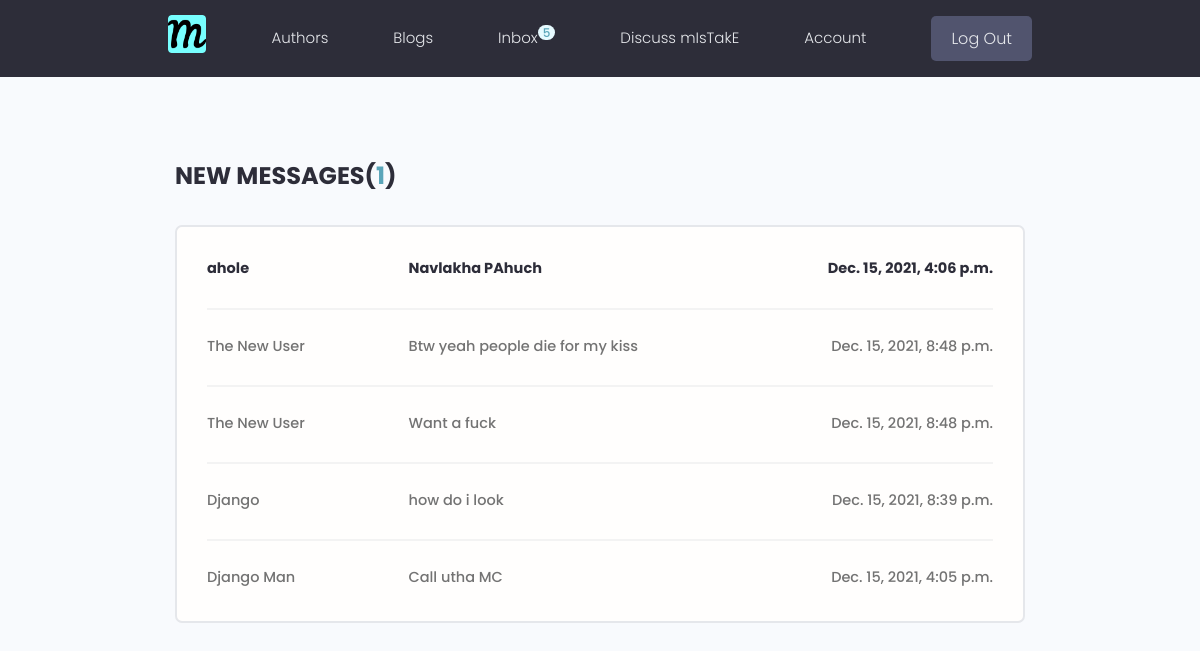
The page /users/inbox/ (signed in) on the database its author committed.
### users/models.py (models this page shows, shortened)
class Profile(models.Model):
    user = models.OneToOneField(
        User, on_delete=models.CASCADE, null=True, blank=True)
    name = models.CharField(max_length=200, null=True, blank=True)
    email = models.EmailField(
        max_length=400, unique=True, null=True, blank=True)
    username = models.CharField(max_length=200, blank=True, null=True)
    location = models.CharField(max_length=200, default="Earth, Milky Way")
    short_intro = models.CharField(
        max_length=300, default="BTW, I never wrote an intro BD")
    bio = models.TextField(blank=True, null=True)
    profile_image = CloudinaryField('image', default='default.jpg')
    social_instagram = models.CharField(max_length=200, null=True, blank=True)
    social_facebook = models.CharField(max_length=200, null=True, blank=True)
    social_twitter = models.CharField(max_length=200, null=True, blank=True)
    social_linkedin = models.CharField(max_length=200, null=True, blank=True)
    social_youtube = models.CharField(max_length=200, null=True, blank=True)
    social_website = models.CharField(max_length=200, null=True, blank=True)
    created = models.DateTimeField(auto_now_add=True)
    id = models.UUIDField(default=uuid.uuid4,
                          primary_key=True, unique=True, editable=False)
    class Meta:
        ordering = ['-created']

class Message(models.Model):
    sender = models.ForeignKey(
        Profile, on_delete=SET_NULL, null=True, blank=True)
    recipient = models.ForeignKey(
        Profile, on_delete=SET_NULL, null=True, blank=True, related_name="messages")
    name = models.CharField(max_length=200, default="")
    email = models.EmailField(max_length=200, null=True, blank=True)
    subject = models.CharField(max_length=200, null=True, blank=True)
    body = models.TextField()
    is_read = models.BooleanField(default=False, null=True)
    created = models.DateTimeField(auto_now_add=True)
    id = models.UUIDField(default=uuid.uuid4, unique=True,
                          primary_key=True, editable=False)
    class Meta:
        ordering = ['is_read', '-created']

### users/views.py (the view)
# urls.py: path('inbox/', views.inbox, name="inbox"),
@login_required(login_url='login')
def inbox(request):
    context = {}
    try:
        profile = request.user.profile
        messageList = profile.messages.all()
        unreadCount = messageList.filter(is_read=False).count()
        context = {'messageList': messageList, 'unreadCount': unreadCount}
    except:
        messages.error(
            request, "Some error occured TRY AGAIN or TROUBLESHOOT!!")
    return render(request, 'users/inbox.html', context)

### users/templates/users/inbox.html
{% extends 'main.html' %}
{% block content %}
<main class="inbox my-xl">
	<div class="content-box">
		<h3 class="inbox__title">New Messages(<span>{{unreadCount}}</span>)</h3>
		<ul class="messages">
			{% if messageList %}
			{% for message in messageList %}
			{% if message.is_read %}
			<li class="message">
				{% else %}
			<li class="message message--unread">
				{% endif %}
				<a href="{% url 'message' message.id%}">
					<span class="message__author">{{message.sender.name}}</span>
					<span class="message__subject">{{message.subject}}</span>
					<span class="message__date">{{message.created}}</span>
				</a>
			</li>
			{% endfor %}
			{% else %}
			<p style='display: flex;align-items: center;justify-content: center;'><i>You have no messages &nbsp;</i> <i
					class="im im-mail"></i></p>
			{% endif %}
		</ul>
	</div>
</main>
{% endblock content %}

### templates/navbar.html (shortened to what this page needs)
{% load static %}
<div>
  <header class="header" >
    <div class="container container--narrow">
      <a href="{% url 'blogs'%}" class="header__logo">
        <img src="{% static 'images/favicon/android-chrome-512x512.png'%}" alt="Mistakes - We make mistakes logo" />
      </a>
      <nav class="header__nav">
        <ul class="header__menu">
          <li class="header__menuItem"><a href="{% url 'profiles' %}">Authors</a></li>
          <li class="header__menuItem"><a href="{% url 'blogs' %}">Blogs</a></li>
          {% if request.user.is_authenticated %}
          <li class="header__menuItem"><a href="{% url 'inbox' %}">Inbox<sup class='tag tag--pill tag--main'
                style="padding:5px;height:15px">{{request.user.profile.messages.all.count}}</sup></a>
          </li>
          <li class="header__menuItem"><a href="{% url 'create-blog' %}?next=account"> Discuss mIsTakE</a></li>
          <li class="header__menuItem"><a href="{% url 'account' %}"> Account </a></li>
          <li class="header__menuItem"><a href="{% url 'logout' %}" class="btn btn--sub">Log Out</a></li>
          {% else %}
          <li class="header__menuItem"><a href="{% url 'login' %}" class="btn btn--sub">Login/Sign Up</a></li>
          {% endif %}
        </ul>
      </nav>
    </div>
  </header>
  <div>

### static/styles/app.css (style rules this page uses)
:root { --color-sub: #2d2d39; }
.btn--sub { background-color: var(--color-sub-light); }
img { width: 100%; }
.content-box { width: 95%; max-width: 85rem; margin: 0 auto; }
.header { position: sticky; z-index: 111; background-color: var(--color-sub); padding: 1.5rem 0; }
.header>.container { display: flex; justify-content: space-between; align-items: center; }
.header__logo>img { height: 3.8rem; }
.header__nav>ul { display: inline-flex; align-items: center; list-style: none; gap: 6.5rem; }
.header__menuItem>a { color: var(--color-light); font-weight: 300; }
.inbox { height: 90vh; }
.inbox__title, .inbox__title span { font-size: 2.4rem; font-weight: 700; color: var(--color-sub); text-transform: uppercase; text-align: left; margin-bottom: 3rem; }
.inbox__title span { color: var(--color-main); }
.messages { list-style: none; background: var(--color-white); padding: 0.5rem 3rem; border: 2px solid var(--color-light); border-radius: 0.7rem; }
.message { padding: 2.5rem 0; }
.message>a span { font-size: 1.45rem; font-weight: 500; }
.message.message--unread a span { font-weight: 700; color: var(--color-sub); }
.message:not(:last-child) { border-bottom: 2px solid var(--color-white-light); }
.message>a { display: flex; gap: 1rem; }
.message__author, .message__date { flex-basis: 25%; }
.message__subject { flex-basis: 50%; }
.message__date { text-align: right; }

### static/uikit/styles/modules/_variables.css (style rules this page uses)
:root { --color-main: #5aa5b9; --color-main-light: #e6faff; --color-sub: #3f4156; --color-sub-light: #51546e; --color-sub-lighter: #ededfd; --color-text: #737373; --color-gray: #8b8b8b; --color-light: #e5e7eb; --color-light-gray: #767676; --color-bg: #f8fafd; --color-white: #fffefd; --color-white-light: #f3f3f3; --color-success: #359e64; --color-success-bg: #def8e8; --color-error: #fc4b0b; --color-error-bg: #fff2ee; --font-base: 'Poppins', arial, helvetica, 'Segoe UI', roboto, ubuntu, sans-serif; --font-monospace: 'Fira Code', 'Courier New', courier, monospace; --font-regular: 300; --font-medium: 500; --font-bold: 700; --generic-shadow: 1px 1px 5px #00000010; --generic-transition: all 0.3s ease-in-out; }

### static/uikit/styles/modules/_base.css (style rules this page uses)
* { margin: 0; padding: 0; box-sizing: border-box; text-rendering: optimizeLegibility; color: inherit; font-size: inherit; }
html { font-size: 50%; }
@media only screen and (min-width: 480px) { html { font-size: 56.25%; } }
@media only screen and (min-width: 1200px) { html { font-size: 62.5%; } }
body { line-height: 1.6; font-weight: 400; font-size: 1.5rem; color: var(--color-text); background-color: var(--color-bg); min-height: 100vh; }

### static/uikit/styles/modules/_typography.css (style rules this page uses)
* { font-family: var(--font-base); }
h3 { font-size: 3.2rem; font-weight: var(--font-medium); }
p, span, strong { font-size: 1.6rem; color: var(--color-text); font-weight: var(--font-regular); }
a { padding-bottom: 2px; text-decoration: none; display: inline-block; color: var(--color-main); font-weight: var(--font-medium); }

### static/uikit/styles/modules/_utilities.css (style rules this page uses)
.container { width: 92%; max-width: 165rem; margin: 0 auto; box-sizing: border-box; }
.container--narrow { width: 92%; max-width: 120rem; }
@media screen and (min-width: 1000px) { .container { width: 90%; } }
@media screen and (min-width: 1000px) { .container--narrow { width: 85%; } }
@media screen and (min-width: 1200px) { .container { width: 80%; } }
@media screen and (min-width: 1200px) { .container--narrow { width: 72%; } }
.my-xl { margin: 8rem auto; }

### static/uikit/styles/modules/_button.css (style rules this page uses)
.btn { display: inline-block; position: relative; cursor: pointer; background-color: var(--color-light); font-weight: var(--font-medium); color: var(--color-sub); text-decoration: none; padding: 1rem 2rem; border-radius: 0.5rem; border: none; width: -webkit-fit-content; width: -moz-fit-content; width: fit-content; height: -webkit-fit-content; height: -moz-fit-content; height: fit-content; font-size: 1.6rem; outline-width: 0; outline-color: transparent; -webkit-backface-visibility: hidden; backface-visibility: hidden; transition: all 0.3s ease-in-out; }
.btn--sub { background-color: var(--color-sub); color: var(--color-white); }

### static/uikit/styles/modules/_tag.css (style rules this page uses)
.tag { display: inline-flex; align-items: center; background-color: var(--color-sub); height: -webkit-fit-content; height: -moz-fit-content; height: fit-content; width: -webkit-fit-content; width: -moz-fit-content; width: fit-content; border-radius: 0.5rem; padding: 0.5rem 1.5rem; font-size: 1.2rem; cursor: pointer; }
.tag--pill { border-radius: 5rem; }
.tag--main, .tag--main > small { background: var(--color-main-light); color: var(--color-main); font-weight: 500; }

### rows shown on the page
Message: sender.name "ahole", subject "Navlakha PAhuch", created "Dec. 15, 2021, 4:06 p.m."
Message: sender.name "The New User", subject "Btw yeah people die for my kiss", created "Dec. 15, 2021, 8:48 p.m."
Message: sender.name "The New User", subject "Want a fuck", created "Dec. 15, 2021, 8:48 p.m."
Message: sender.name "Django", subject "how do i look", created "Dec. 15, 2021, 8:39 p.m."
Message: sender.name "Django Man", subject "Call utha MC", created "Dec. 15, 2021, 4:05 p.m."

### other values the page prints
{{ request.user.profile.messages.all.count }} "5"
{{ unreadCount }} "1"
